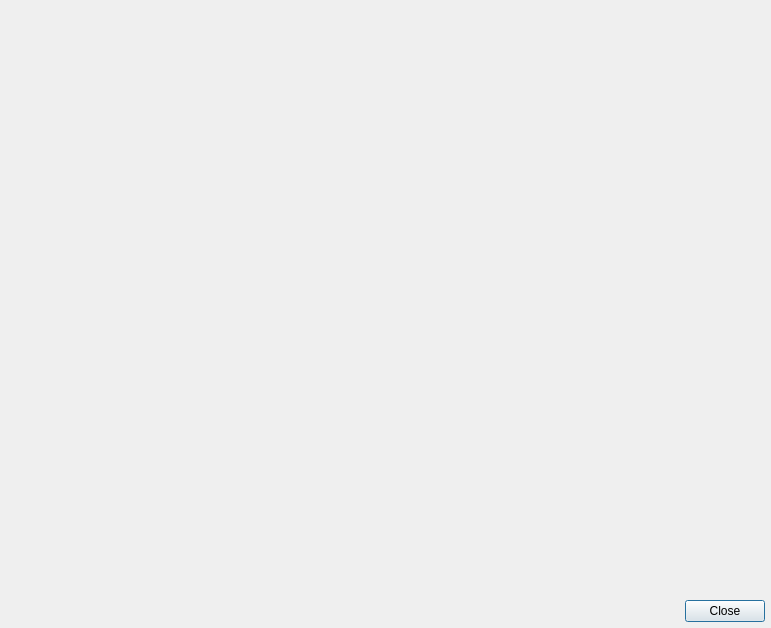
<?xml version="1.0" encoding="UTF-8"?>
<ui version="4.0">
 <class>ConfigureProjectsDialog</class>
 <widget class="QDialog" name="ConfigureProjectsDialog">
  <property name="geometry">
   <rect>
    <x>0</x>
    <y>0</y>
    <width>771</width>
    <height>628</height>
   </rect>
  </property>
  <property name="windowTitle">
   <string>Configure Projects</string>
  </property>
  <layout class="QVBoxLayout" name="verticalLayout">
   <property name="spacing">
    <number>0</number>
   </property>
   <property name="leftMargin">
    <number>0</number>
   </property>
   <property name="topMargin">
    <number>0</number>
   </property>
   <property name="rightMargin">
    <number>0</number>
   </property>
   <property name="bottomMargin">
    <number>0</number>
   </property>
   <item>
    <widget class="QStackedWidget" name="stackedWidget"/>
   </item>
   <item>
    <layout class="QHBoxLayout" name="horizontalLayout">
     <property name="spacing">
      <number>6</number>
     </property>
     <property name="leftMargin">
      <number>0</number>
     </property>
     <property name="topMargin">
      <number>6</number>
     </property>
     <property name="rightMargin">
      <number>6</number>
     </property>
     <property name="bottomMargin">
      <number>6</number>
     </property>
     <item>
      <spacer name="horizontalSpacer">
       <property name="orientation">
        <enum>Qt::Horizontal</enum>
       </property>
       <property name="sizeHint" stdset="0">
        <size>
         <width>40</width>
         <height>20</height>
        </size>
       </property>
      </spacer>
     </item>
     <item>
      <widget class="QPushButton" name="closeButton">
       <property name="text">
        <string>Close</string>
       </property>
       <property name="default">
        <bool>true</bool>
       </property>
      </widget>
     </item>
    </layout>
   </item>
  </layout>
 </widget>
 <resources/>
 <connections/>
</ui>
